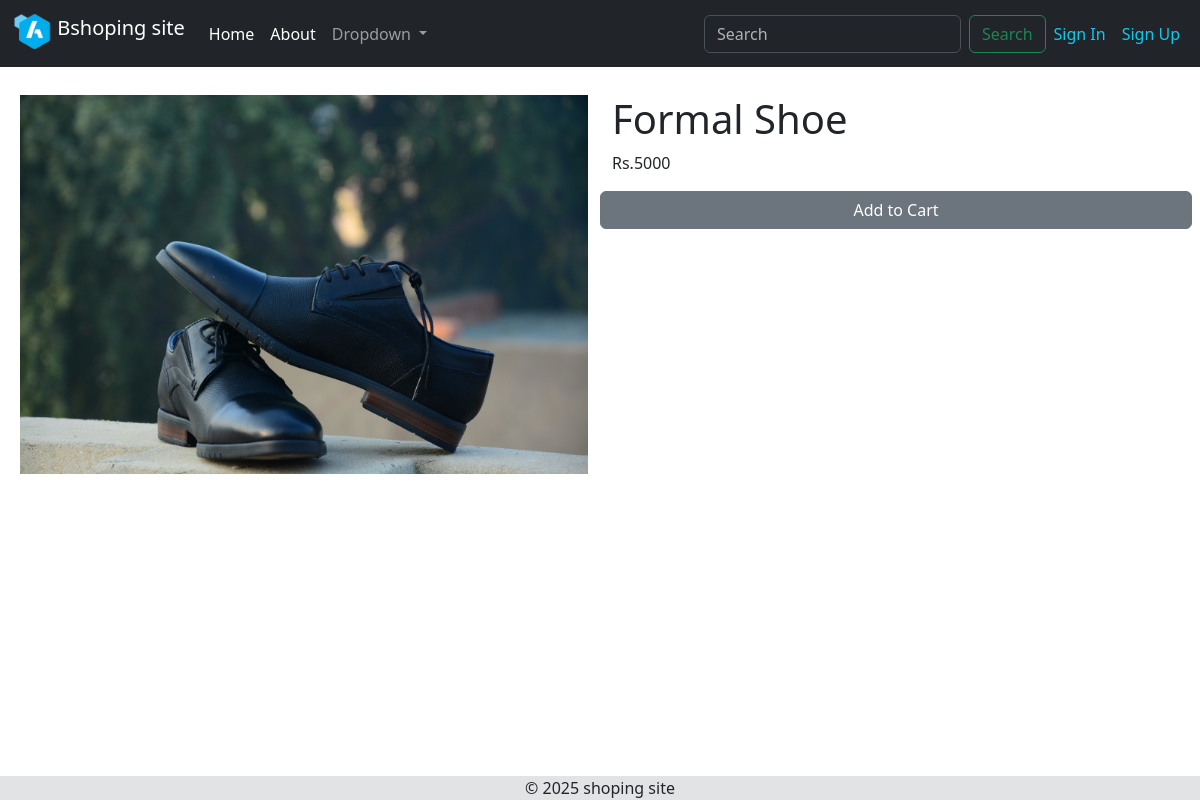
Page /Products/int1 on the committed database.
### mainapp/models.py (models this page shows)
class Product(models.Model):
    name = models.CharField(max_length=100)
    price = models.PositiveIntegerField(null = False)
    desc = models.TextField()
    pic = models.ImageField(upload_to = "products/", null = False)
    stock = models.PositiveIntegerField(default = 1)

### mainapp/views.py (the view)
# urls.py: path("Products/int<pk>", views.ProductDetails.as_view(), name = "prod_details"),
class ProductDetails(DetailView):
    model = Product
    template_name = 'prod_details.html'
    context_object_name = 'prod'

### mainapp/templates/prod_details.html (shortened to what this page needs)
{% extends 'base.html' %}
{% block content %}
<div class="row">
    <div class="col-sm-6 ">
        <img src="{{prod.pic.url}}" class="w-100 h-100" alt="">
    </div>
    <div class="col-sm-6">
        <div class="row">
            <h1>{{ prod.name }}</h1>
            <p>Rs.{{ prod.price }}</p>
        </div>
        <div class="row">
            {% if user.is_staff %}
            <a href="{% url 'editproduct' prod.pk %}" class="btn btn-secondary">Edit Product</a>
            <a href="{% url 'delproduct' prod.pk %}" class="btn btn-danger">Delete Product</a>
            {% else %}
            <a href="#" class="btn btn-secondary">Add to Cart</a>
            {% endif %}
        </div>
    </div>
</div>
{% endblock %}

### static/css/style.css (style rules this page uses)
* { margin: 0; padding: 0; box-sizing: border-box; }

### rows in the picture
Product: pic (picture), name "Formal Shoe", price "5000"
